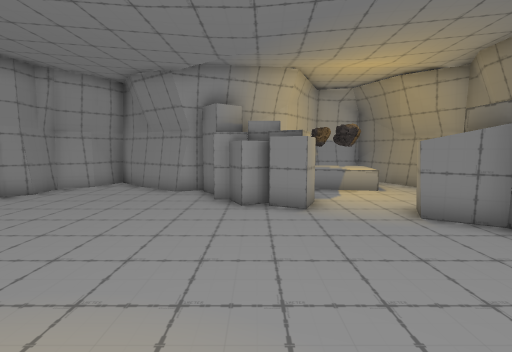
[1] (above)

12 first-person views from a walk through a 3-D level made in the Unity game engine. The camera is 1.5 m above the floor, tilts 6° down and sees 90° across. The floor is counted in squares, 1 m on a side. Each view is taken from the middle of a square. On the plan, view 1 faces up. The plan holds only what a view shows up to about 13 squares ahead; the rest is blank. The place goes on beyond the plan. The player character is not drawn. Some surface patterns are stand-ins.

[2]
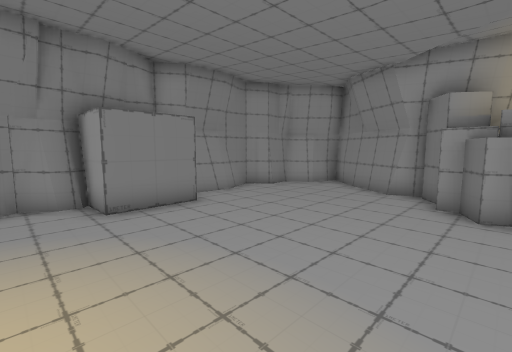

[3]
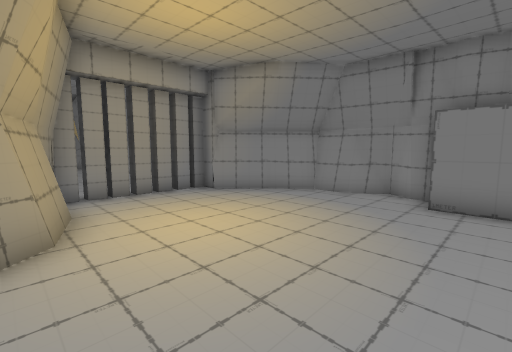

[4]
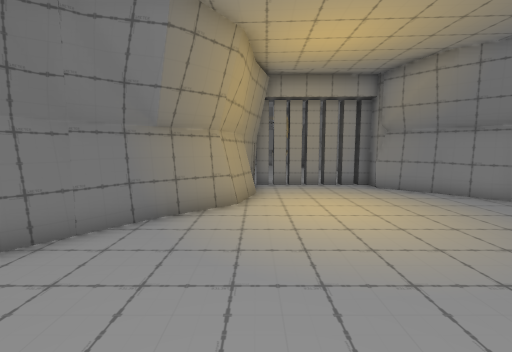

[5]
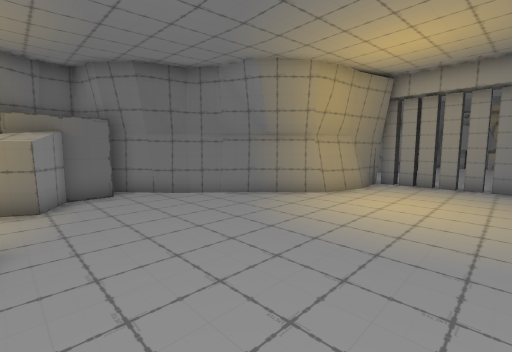

[6]
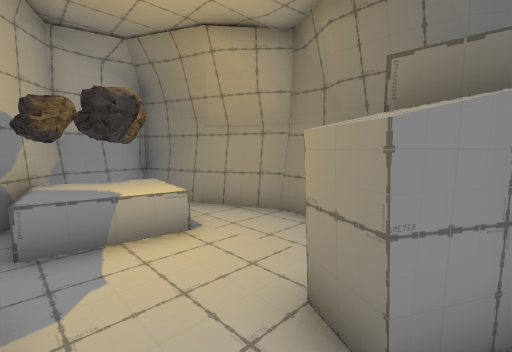

[7]
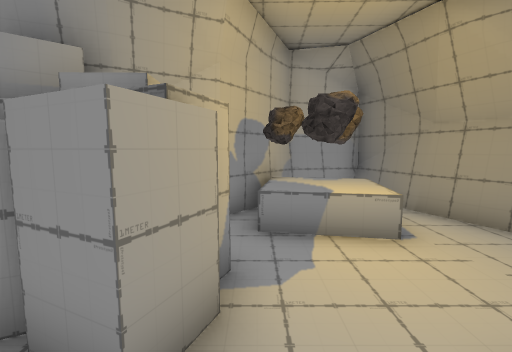

[8]
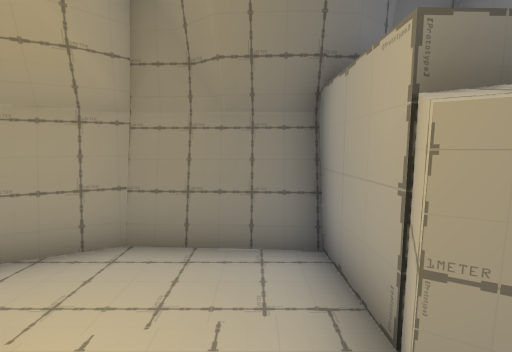

[9]
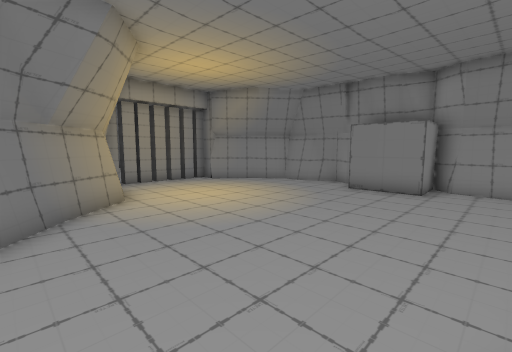

[10]
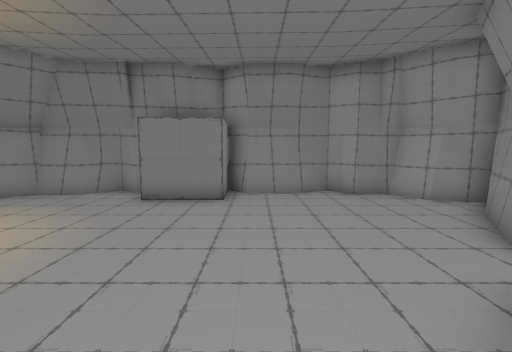

[11]
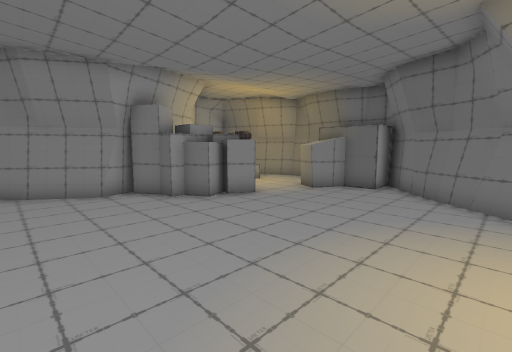

[12]
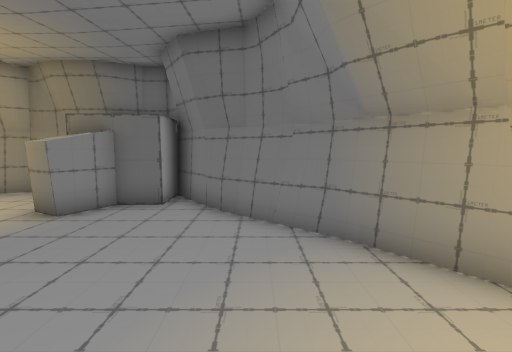

### Floor plan
Points are (right, up) in squares from view 1. A wall is a line through its corners. A room is listed if a view was taken in it or the views show most of it. See-through windows are left out.
Room 1 (views 1, 2, 3, 4, 5, 6, 7, 9, 10, 11, 12)
walls: (-7.8, 0.9) (-8.3, 0.2); (-7.9, 1.2) (-7.9, 0.8); (0.6, -2) (3.2, 0.1); (-8.2, 0.6) (-8.1, -0.8) (-7.9, -0.9) (-7.9, -2.5); (-8.1, 4) (-6.5, 4) (-6.4, 1.6) (-8.1, 1.6); (-8.2, -0.3) (-7.8, -0.9) (-7.8, -2.3) (-4.7, -5) (-4.7, -5.7) (-4.3, -5.7); (2.4, -0.3) (4, 1.5); (-7.2, -2.5) (-6.2, -3.7); (2.9, -0.2) (3.3, 0.4); (-8, 6.2) (-8.1, 4.6); (0.3, -3.7) (0.8, -1.8); (3.4, 0.2) (4.8, 2.3); (3.9, 1.6) (6.3, 3.6); (-2.4, 8.9) (-5.6, 11.1); (1.7, 7.3) (1.3, 6.3) (0.4, 6.7) (0.6, 7.2) (-0.4, 6.7) (-0.8, 7.5) (-1.2, 7.5) (-1.3, 8.2) (-1.9, 9.1); (-1.7, 9.3) (-2.9, 8.9); (-8.2, 7.5) (-8.3, 6.5) (-8.1, 6.1); (0.2, -4.9) (0.1, -3.7); (-3.4, -5.7) (-0.1, -5.7) (0.4, -3.9); (-4.1, -5.7) (-3.6, -5.7); (4.8, 3.5) (4.8, 4.8) (3.5, 5.5) (4, 6.3); (-7.6, 8.5) (-8.3, 7.3) (-7.8, 6) (-8, 4.4); (-5, 10.5) (-5.9, 11.4) (-6.6, 10.9); (-6.6, 10.6) (-7.6, 9.8) (-7.5, 8.2) (-8.1, 7.8); (-6.2, 11.4) (-6.5, 10.4) (-7.5, 9.6) (-7.5, 9.3)
low walls: (-7.8, 1.5) (-7.8, 0.9); (-8.3, 0.2) (-7.6, -0.7) (-7.6, -2.2) (-7, -2.8); (3.2, 0.4) (4.2, 1.8); (0.1, -3.7) (0.6, -2); (-8.2, 7.4) (-7.6, 6.1) (-7.8, 4.5)
ways out: opening at (3, 7) to room 2; gap at (-3.5, -6); gap at (-1, -6)
Room 2 (view 8)
walls: (7.1, 8.5) (7.2, 9) (6.1, 11.2); (6.1, 11.1) (5.4, 13.3); (4, 6.3) (4.7, 5.9) (7, 6) (7.1, 7.5); (6.8, 5.9) (6.9, 8.9); (3, 12.7) (1.4, 10.7)
low walls: (4.4, 9.1) (3.5, 9.3); (6.9, 8.9) (5.9, 11.1)
ways out: opening at (3, 7) to room 1
objects: rock (3, 9); rock (3, 10); rock (4, 10)

Where each view was taken, in squares from view 1:
view 1: 0 up, 0 right, facing up
view 2: 0 up, 0 right, facing up-left
view 3: 3 up, 1 right, facing down-left
view 4: 5 up, 0 right, facing down
view 5: 6 up, 4 left, facing down-right
view 6: 5 up, 2 right, facing up-right
view 7: 5 up, 2 right, facing up
view 8: 7 up, 3 right, facing right
view 9: 6 up, 3 right, facing down-left
view 10: 5 up, 1 right, facing left
view 11: 0 up, 5 left, facing up-right
view 12: 1 up, 2 left, facing right
